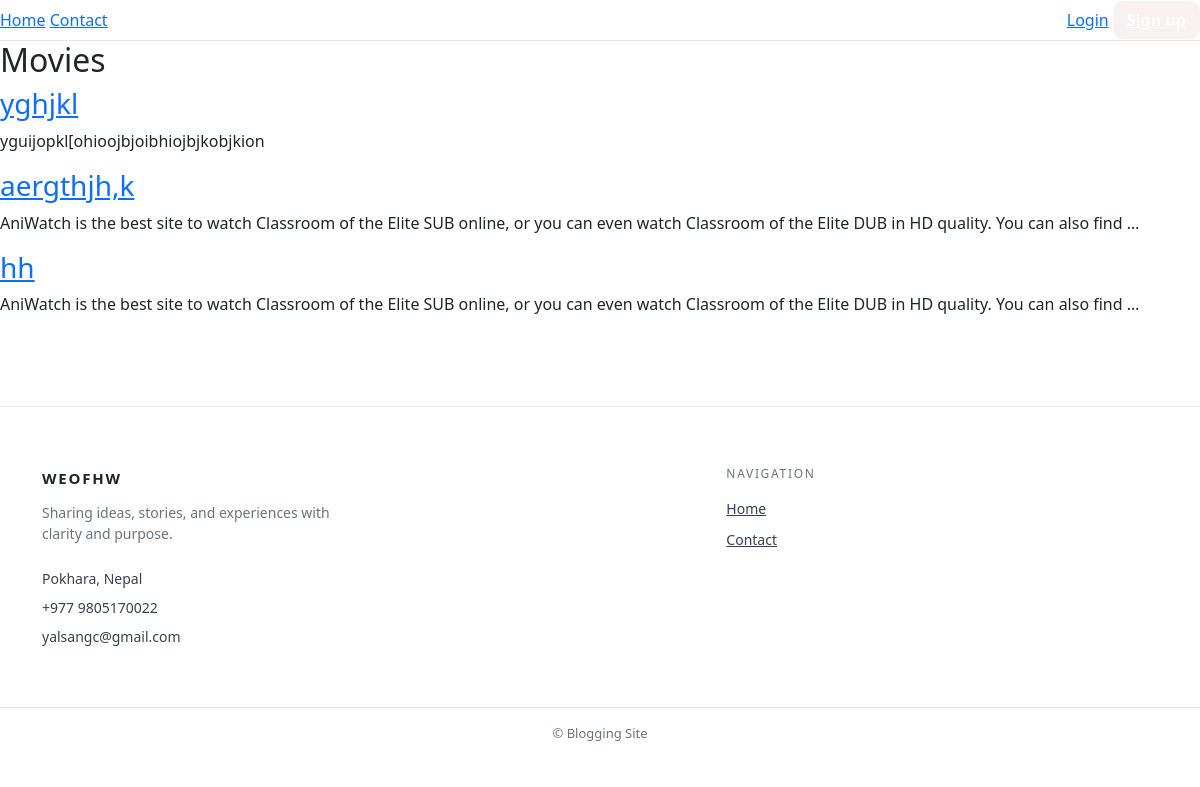
The page /category/Movies/ on the database as committed earlier.
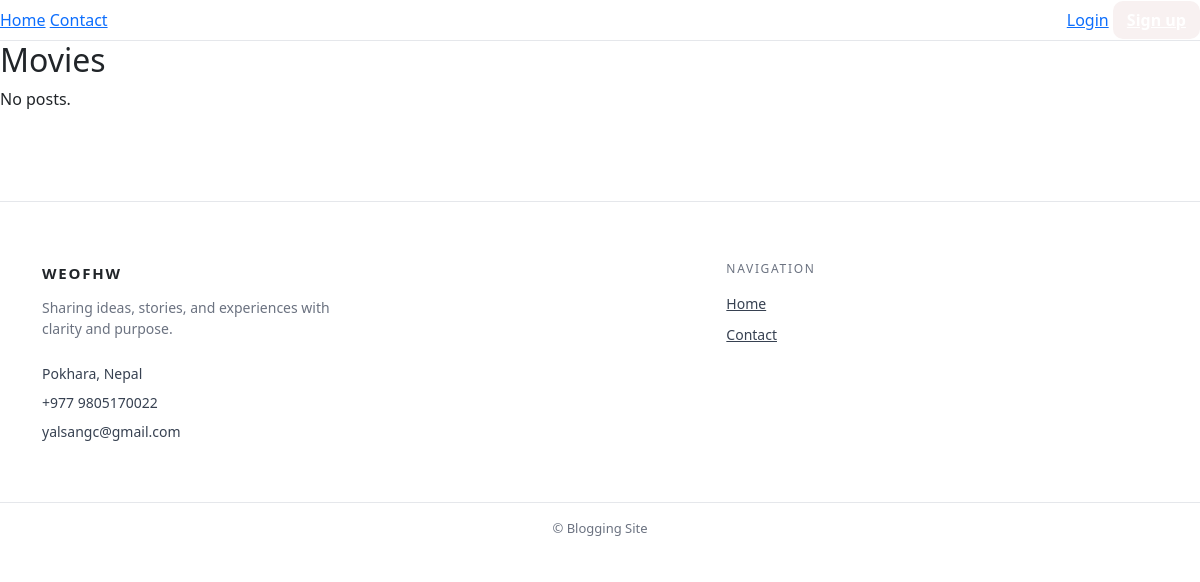
The same page on the database as committed later.
### core/models.py (models this page shows, shortened)
class Article(models.Model):
    title = models.CharField(max_length=200)
    content = models.TextField()
    author = models.ForeignKey(User, on_delete=models.CASCADE)
    date = models.DateTimeField(auto_now_add=True)
    image = models.ImageField(upload_to='blog_images/', blank=True, null=True)
    category = models.ForeignKey(Category, on_delete=models.CASCADE, related_name='Article')
    likes = models.ManyToManyField(User, related_name='liked_articles', blank=True)

### core/views.py (the view)
# urls.py: path("category/<str:cat_name>/", views.categoryview, name="categoryview"),
def categoryview(request, cat_name):
    category = get_object_or_404(Category, name=cat_name)
    category_articles = Article.objects.filter(category=category).order_by("-date")
    ctx = {"category": category, "category_articles": category_articles}
    if is_htmx(request):
        return render(request, "partials/categories_content.html", ctx)
    return render(request, "categories.html", ctx)

### core/views.py (called while the page is built)
def is_htmx(request):
    return request.headers.get("HX-Request") == "true"

### templates/categories.html (shortened to what this page needs)
{% extends "base.html" %}
{% block content %}
  {% include "partials/categories_content.html" %}
{% endblock %}

### templates/partials/categories_content.html
<h2>{{ category.name }}</h2>
{% for a in category_articles %}
  <div>
    <h3>
      <a
        href="{% url 'article_detail' a.id %}"
        hx-get="{% url 'article_detail' a.id %}"
        hx-target="#main-content"
        hx-push-url="true"
      >
        {{ a.title }}
      </a>
    </h3>
    <p>{{ a.content|truncatewords:30 }}</p>
  </div>
{% empty %}
  <p>No posts.</p>
{% endfor %}

Rows that differ between the two databases and show on the page:
removed Article: title "yghjkl", content "yguijopkl[ohioojbjoibhiojbjkobjkion"
removed Article: title "aergthjh,k", content "AniWatch is the best site to watch Classroom of the Elite SUB online, or you can even watch Classroom of the Elite DUB in HD quality. You can also find …"
removed Article: title "hh", content "AniWatch is the best site to watch Classroom of the Elite SUB online, or you can even watch Classroom of the Elite DUB in HD quality. You can also find …"
Other text that changed with them:
text now shown: "No posts."
